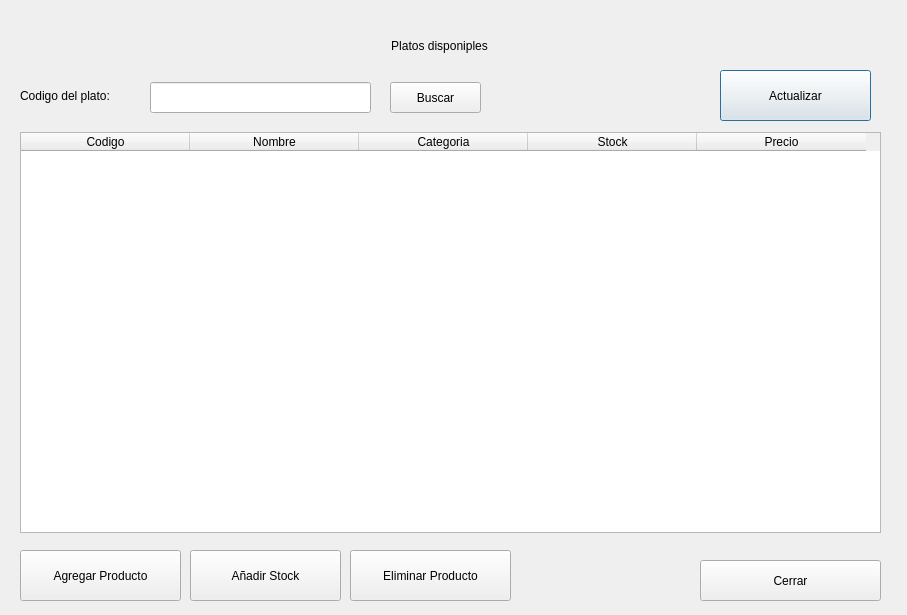
<?xml version="1.0" encoding="UTF-8"?>
<ui version="4.0">
 <class>formListaPlatos</class>
 <widget class="QDialog" name="formListaPlatos">
  <property name="geometry">
   <rect>
    <x>0</x>
    <y>0</y>
    <width>907</width>
    <height>615</height>
   </rect>
  </property>
  <property name="windowTitle">
   <string>Dialog</string>
  </property>
  <property name="styleSheet">
   <string notr="true">#formListaPlatos{
	background-image: url(:/recur/imagenes/fondo_wasa.png);
}</string>
  </property>
  <widget class="QPushButton" name="pB_actualizarT">
   <property name="geometry">
    <rect>
     <x>720</x>
     <y>70</y>
     <width>151</width>
     <height>51</height>
    </rect>
   </property>
   <property name="text">
    <string>Actualizar</string>
   </property>
  </widget>
  <widget class="QTableWidget" name="tablaPlatos">
   <property name="geometry">
    <rect>
     <x>20</x>
     <y>132</y>
     <width>861</width>
     <height>401</height>
    </rect>
   </property>
   <attribute name="horizontalHeaderDefaultSectionSize">
    <number>169</number>
   </attribute>
   <column>
    <property name="text">
     <string>Codigo</string>
    </property>
   </column>
   <column>
    <property name="text">
     <string>Nombre</string>
    </property>
   </column>
   <column>
    <property name="text">
     <string>Categoria</string>
    </property>
   </column>
   <column>
    <property name="text">
     <string>Stock</string>
    </property>
   </column>
   <column>
    <property name="text">
     <string>Precio</string>
    </property>
   </column>
  </widget>
  <widget class="QLineEdit" name="getCodigoBuscar">
   <property name="geometry">
    <rect>
     <x>150</x>
     <y>82</y>
     <width>221</width>
     <height>31</height>
    </rect>
   </property>
   <property name="maxLength">
    <number>8</number>
   </property>
  </widget>
  <widget class="QPushButton" name="PB_Buscar">
   <property name="geometry">
    <rect>
     <x>390</x>
     <y>82</y>
     <width>91</width>
     <height>31</height>
    </rect>
   </property>
   <property name="text">
    <string>Buscar</string>
   </property>
  </widget>
  <widget class="QLabel" name="nombreCodigo">
   <property name="geometry">
    <rect>
     <x>20</x>
     <y>80</y>
     <width>141</width>
     <height>31</height>
    </rect>
   </property>
   <property name="text">
    <string>Codigo del plato: </string>
   </property>
  </widget>
  <widget class="QPushButton" name="pB_AgregarP">
   <property name="geometry">
    <rect>
     <x>20</x>
     <y>550</y>
     <width>161</width>
     <height>51</height>
    </rect>
   </property>
   <property name="text">
    <string>Agregar Producto</string>
   </property>
  </widget>
  <widget class="QLabel" name="img">
   <property name="geometry">
    <rect>
     <x>264</x>
     <y>30</y>
     <width>351</width>
     <height>31</height>
    </rect>
   </property>
   <property name="text">
    <string>Platos disponiples</string>
   </property>
   <property name="alignment">
    <set>Qt::AlignCenter</set>
   </property>
  </widget>
  <widget class="QPushButton" name="cerrar">
   <property name="geometry">
    <rect>
     <x>700</x>
     <y>560</y>
     <width>181</width>
     <height>41</height>
    </rect>
   </property>
   <property name="text">
    <string>Cerrar</string>
   </property>
  </widget>
  <widget class="QPushButton" name="PB_ElimiP">
   <property name="geometry">
    <rect>
     <x>350</x>
     <y>550</y>
     <width>161</width>
     <height>51</height>
    </rect>
   </property>
   <property name="text">
    <string>Eliminar Producto</string>
   </property>
  </widget>
  <widget class="QPushButton" name="pB_ModificarP">
   <property name="geometry">
    <rect>
     <x>190</x>
     <y>550</y>
     <width>151</width>
     <height>51</height>
    </rect>
   </property>
   <property name="text">
    <string>Añadir Stock</string>
   </property>
  </widget>
 </widget>
 <resources/>
 <connections/>
</ui>
